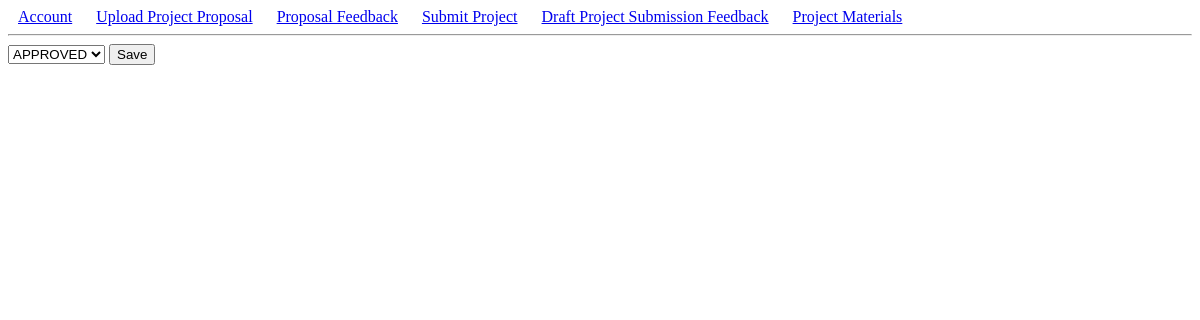
Before: /confirm-selected-project/3 with the older database file.
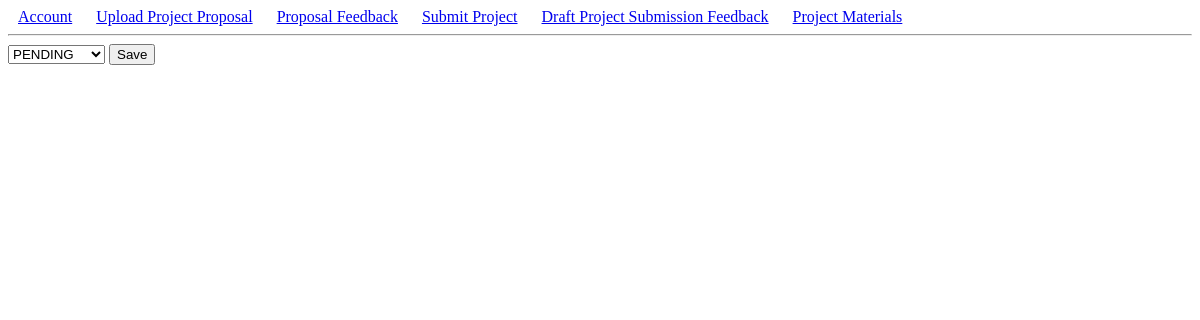
After: the same page with the newer database file.
### project_app/models.py (models this page shows, shortened)
class SelectedTopic(models.Model):
    PROJECT_STATUS = (
        ('PENDING','PENDING'),
        ('DENIED','DENIED'),
        ('APPROVED','APPROVED'),
    )
    project = models.ForeignKey(Topic, on_delete=models.CASCADE)
    student = models.ForeignKey(User, on_delete=models.CASCADE)
    student_view = models.TextField()
    status = models.CharField(max_length=300, choices=PROJECT_STATUS, default='PENDING')
    date = models.DateTimeField(auto_now_add=True)

### project_app/views.py (the view, shortened to what this page needs)
# urls.py: path('confirm-selected-project/<int:pk>', confirm_project, name='confirm_project'),
def confirm_project(request, pk):
    project = SelectedTopic.objects.get(id=pk)
    form = ConfirmProjectForm(request.POST or None, instance=project)
    return render(request, 'project_app/confirm_denie_project.html',{'form':form})

### project_app/forms.py
class ConfirmProjectForm(forms.ModelForm):
    class Meta:
        model = SelectedTopic
        fields = ['status']

### templates/project_app/confirm_denie_project.html (shortened to what this page needs)
{% extends "index.html" %}
{% load static %}
{% block container %}
<div>
    <form method="post">
    {{form.status}}
    <button type="submit">Save</button>
    </form>
</div>
{% endblock %}

Changed rows visible on the page:
changed SelectedTopic: status "APPROVED" → "PENDING"
